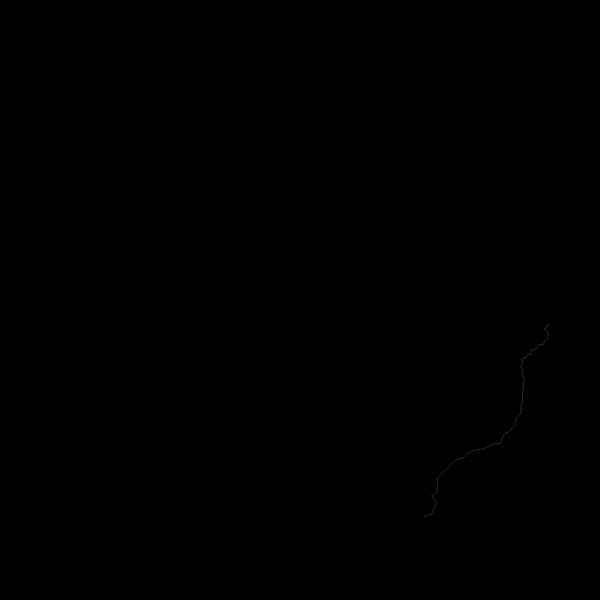
Frame 1 (no input)
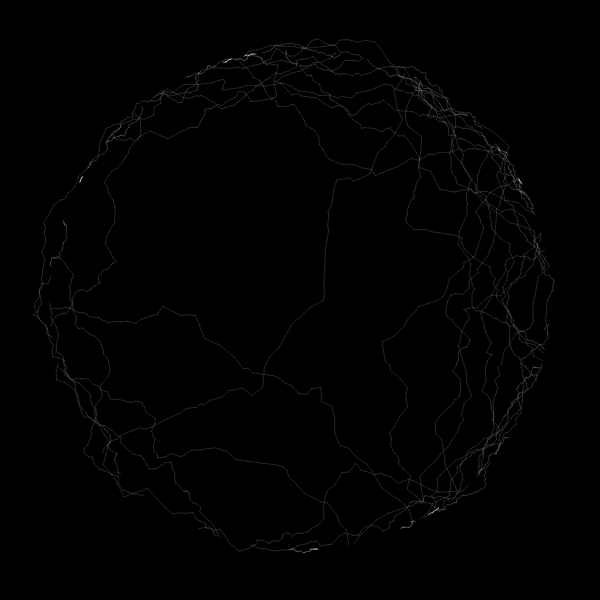
Frame 60 (no input)
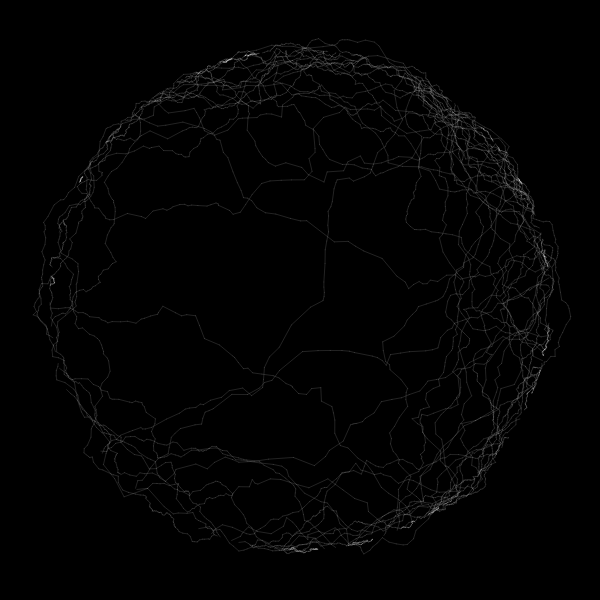
Frame 120 (the mouse pressed at the canvas centre since frame 60)

The p5.js sketch that drew these frames (run headless with seeded random() and noise() and a simulated clock; from frame 60 on, the mouse is pressed at the canvas centre):

// p5.js sketch
// ── sketch.js
var pathPoints = [];

function setup() {
  createCanvas(600, 600);
  background(0);
}

function draw() {
  //create the path
  pathPoints = circlePoints();

  for (var j = 0; j < 6; j++) {
    pathPoints = complexifyPath(pathPoints);
  }

  //draw the path
  stroke(250, 250, 250, 35);
  for (var i = 0; i < pathPoints.length - 1; i++) {
    var v1 = pathPoints[i];
    var v2 = pathPoints[i + 1];
    line(v1.x, v1.y, v2.x, v2.y);
  }
}

function complexifyPath(pathPoints) {
  //create a new path array from the old one by adding new points inbetween the old points
  var newPath = [];

  for (var i = 0; i < pathPoints.length - 1; i++) {
    var v1 = pathPoints[i];
    var v2 = pathPoints[i + 1];
    var midPoint = p5.Vector.add(v1, v2).mult(0.5);
    var distance = v1.dist(v2);

    //the new point is halfway between the old points, with some gaussian variation
    var standardDeviation = 0.125 * distance;
    var v = createVector(
      randomGaussian(midPoint.x, standardDeviation),
      randomGaussian(midPoint.y, standardDeviation)
    );
    append(newPath, v1);
    append(newPath, v);
  }

  //don't forget the last point!
  append(newPath, pathPoints[pathPoints.length - 1]);
  return newPath;
}

function circlePoints() {
  //two points somewhere on a circle
  var r = height / 2.4;
  //var theta1 = random(TWO_PI);
  var theta1 = randomGaussian(0, PI / 2);
  var theta2 = theta1 + randomGaussian(0, PI / 3);
  var v1 = createVector(
    width / 2 + r * cos(theta1),
    height / 2 + r * sin(theta1)
  );
  var v2 = createVector(
    width / 2 + r * cos(theta2),
    height / 2 + r * sin(theta2)
  );

  return [v1, v2];
}

// ── home.html
<!DOCTYPE html>

<html lang="en">
  <head>
    <title>home animation</title>
    <link rel="stylesheet" href="styles.css" />
    <script src="https://cdn.jsdelivr.net/npm/p5@1.0.0/lib/p5.js"></script>
    <script src="sketch.js"></script>
  </head>

  <body></body>
</html>
